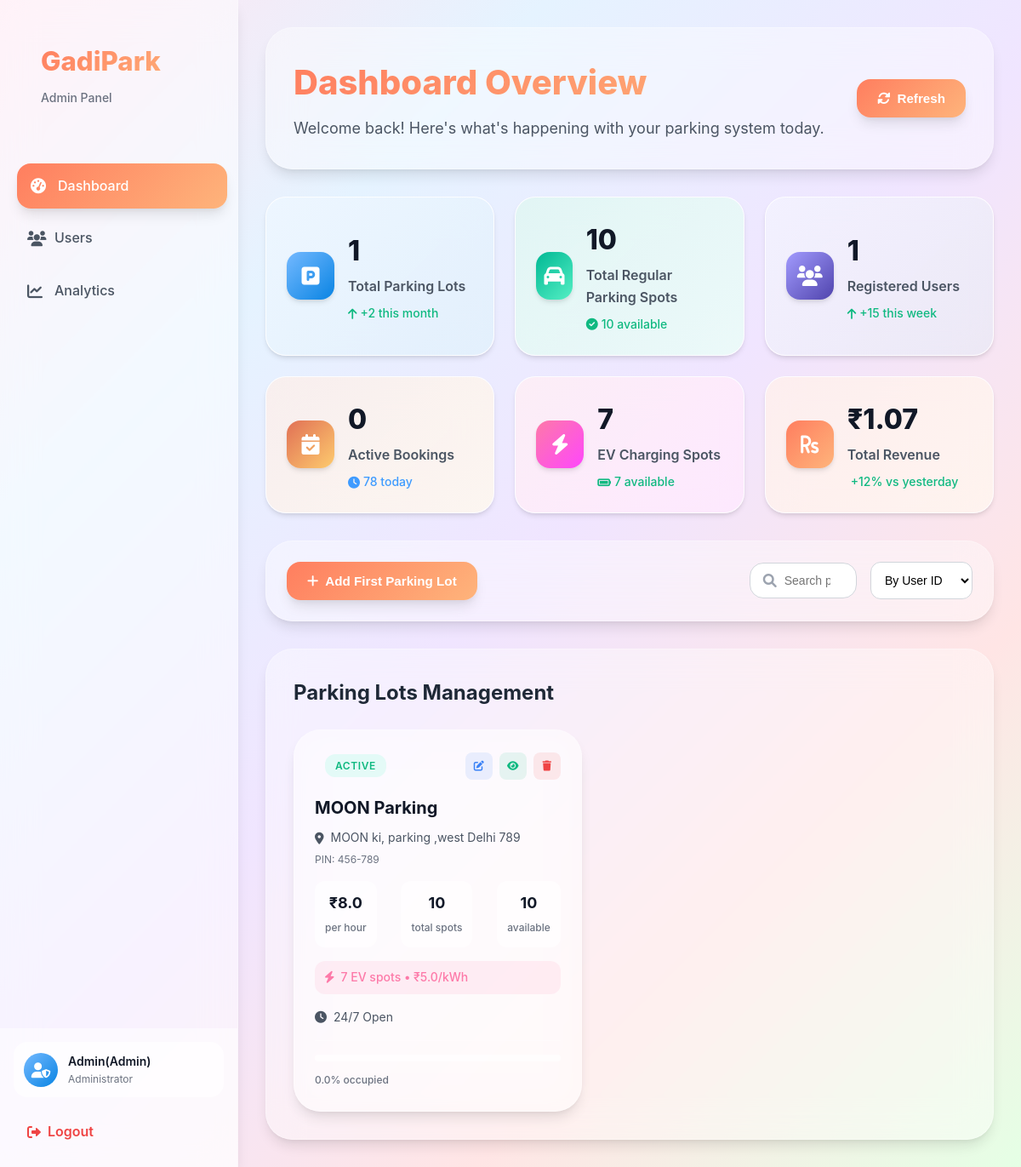
The app's page /admin_dashboard (signed in), older data.
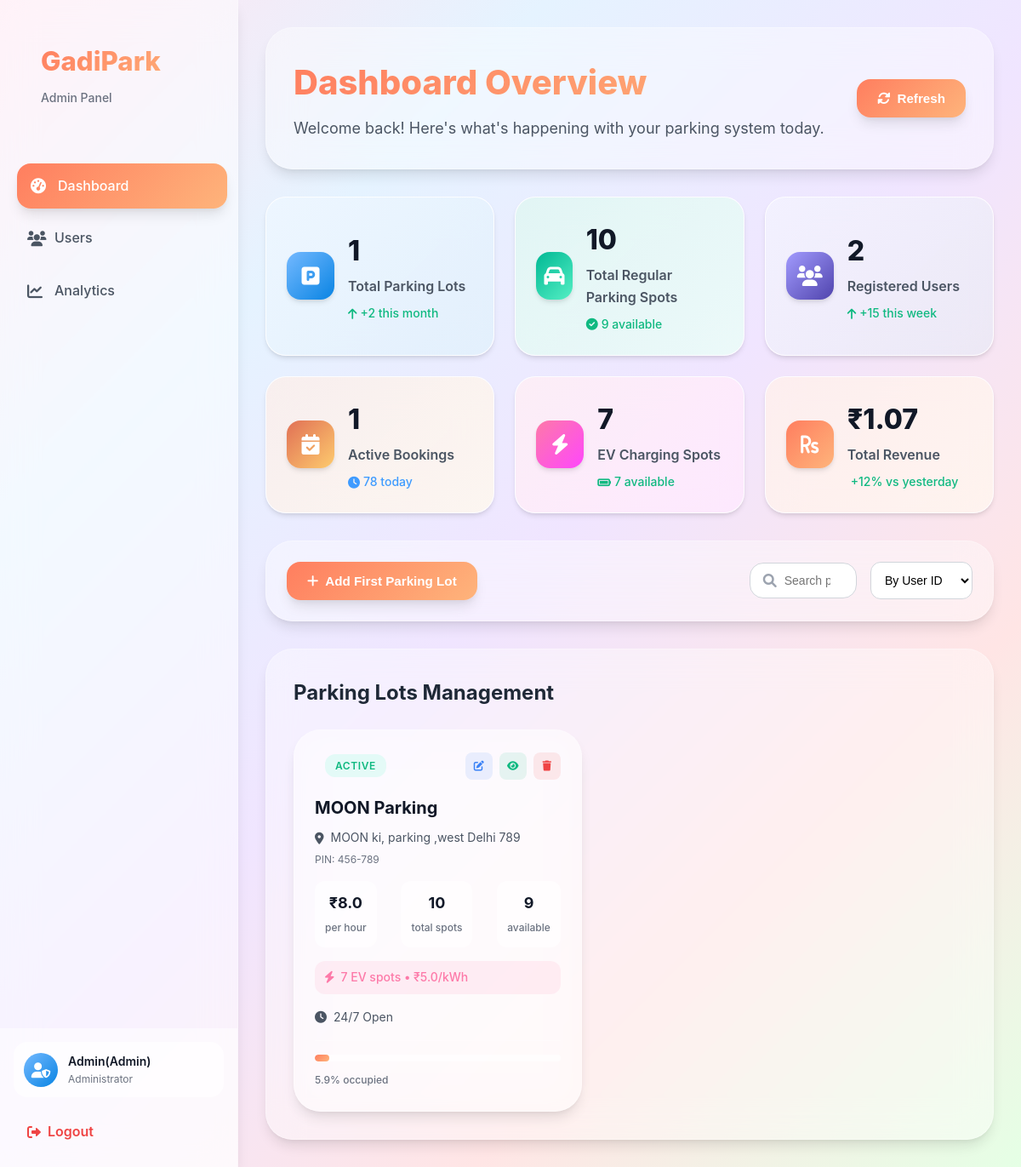
The same page, newer data.
### models/user.py (models this page shows, shortened)
class User(db.Model):
    __tablename__ = 'users'
    id=db.Column(db.Integer,primary_key=True)
    username=db.Column(db.String(80),unique=True,nullable=False)
    password_hash=db.Column(db.String(128),nullable=False)
    full_name=db.Column(db.String(80),nullable=True)
    is_admin=db.Column(db.Boolean,default=False)
    wallet_balance=db.Column(db.Float,default=0.00)
    total_parkings=db.Column(db.Integer,default=0)
    registration_date=db.Column(db.DateTime,default=db.func.current_timestamp())

### models/parking_lot.py (models this page shows, shortened)
class ParkingLot(db.Model):
    __tablename__ = 'parking_lots'
    id = db.Column(db.Integer, primary_key=True)
    name= db.Column(db.String(80), unique=True, nullable=False)
    address = db.Column(db.String(200), nullable=False)
    pincode = db.Column(db.String(10), nullable=False)
    hourly_rate = db.Column(db.Float, nullable=False)
    total_spots = db.Column(db.Integer, nullable=False)
    occupied_regular_spots = db.Column(db.Integer, default=0)
    occupied_ev_spots = db.Column(db.Integer, default=0)
    ev_spots = db.Column(db.Integer, default=0)
    ev_charging_rate = db.Column(db.Float, nullable=True)
    opening_time = db.Column(db.String(10), nullable=True)
    closing_time = db.Column(db.String(10), nullable=True)
    is_24_hours = db.Column(db.Boolean, default=False)
    description = db.Column(db.String(200), nullable=True)

### routes/admin.py (the view)
@admin_bp.route('/admin_dashboard')
@login_required
@admin_required
def admin_dashboard():
    lots=ParkingLot.query.all()
    lot_id=request.args.get('lot_id')
    user = User.query.get(session.get('user_id'))
    spots=ParkingSpot.query.all()
    def spots_count(is_ev):
        return ParkingSpot.query.filter_by(is_ev_spot=is_ev).count()
    total_regular_available_spots=ParkingSpot.query.filter_by(status='available',is_ev_spot=0).count()
    total_ev_available_spots=ParkingSpot.query.filter_by(status='available',is_ev_spot=1).count()
    total_regular_spots=spots_count(0)
    total_ev_spots=spots_count(1)
    active_bookings=Booking.query.count()
    total_users=User.query.count() - 1
    lot = None
    if lot_id:
        lot=ParkingLot.query.filter_by(id=lot_id).first()
    history=History.query.all()
    total_revenue=0
    for h in history:
        total_revenue+=h.total_amount_paid
    return render_template('admin_dashboard.html',lots=lots,lot=lot,user=user,spots=spots,total_regular_available_spots=total_regular_available_spots,total_users=total_users,total_ev_available_spots=total_ev_available_spots,total_regular_spots=total_regular_spots,total_ev_spots=total_ev_spots,active_bookings=active_bookings,total_revenue=total_revenue)

### Templates/admin_dashboard.html (shortened to what this page needs)
{%extends "base.html" %}
{%block style%}
<link rel="stylesheet" href="{{url_for('static',filename='css/admin_dashboard.css')}}">
<link rel="stylesheet" href="{{url_for('static',filename='css/modal.css')}}">
{%endblock%}
{%block content %}
    <div class="dashboard-container">
        {% include 'admin_sidebar.html' %}
        <div class="main-content">
            <div class="content-header bg">
                <div class="header-left">
                    <h1>Dashboard Overview</h1>
                    <p>Welcome back! Here's what's happening with your parking system today.</p>
                </div>
                <div class="header-right">
                        <button class="btn-style" onclick="location.reload()">
                            <i class="fas fa-sync-alt"></i>
                            Refresh
                        </button>
                </div>
            </div>
            <div class="grid-section">
                <div class="grid-card primary">
                    <div class="grid-icon">
                        <i class="fa-solid fa-square-parking"></i>
                    </div>
                    <div class="grid-content">
                        <h3>{{lots|length}}</h3>
                        <p>Total Parking Lots</p>
                        <span class="grid-change positive">
                            <i class="fas fa-arrow-up"></i>
                            +2 this month
                        </span>
                    </div>
                </div>
                <div class="grid-card success">
                    <div class="grid-icon">
                        <i class="fas fa-car"></i>
                    </div>
                    <div class="grid-content">
                        <h3>{{total_regular_spots}}</h3>
                        <p>Total Regular Parking Spots</p>
                        <span class="grid-change positive">
                            <i class="fas fa-check-circle"></i>
                            {{total_regular_available_spots}} available
                        </span>
                    </div>
                </div>
                <div class="grid-card info">
                    <div class="grid-icon">
                        <i class="fas fa-users"></i>
                    </div>
                    <div class="grid-content">
                        <h3>{{total_users}}</h3>
                        <p>Registered Users</p>
                        <span class="grid-change positive">
                            <i class="fas fa-arrow-up"></i>
                            +15 this week
                        </span>
                    </div>
                </div>
                <div class="grid-card warning">
                    <div class="grid-icon">
                        <i class="fas fa-calendar-check"></i>
                    </div>
                    <div class="grid-content">
                        <h3>{{active_bookings}}</h3>
                        <p>Active Bookings</p>
                        <span class="grid-change neutral">
                            <i class="fas fa-clock"></i>
                            78 today
                        </span>
                    </div>
                </div>
                <div class="grid-card electric">
                    <div class="grid-icon">
                        <i class="fas fa-bolt"></i>
                    </div>
                    <div class="grid-content">
                        <h3>{{total_ev_spots}}</h3>
                        <p>EV Charging Spots</p>
                        <span class="grid-change positive">
                            <i class="fas fa-battery-full"></i>
                            {{total_ev_available_spots }} available
                        </span>
                    </div>
                </div>
                <div class="grid-card revenue">
                    <div class="grid-icon">
                        <i class="fas fa-rupee-sign"></i>
                    </div>
                    <div class="grid-content">
                        <h3>₹{{total_revenue}}</h3>
                        <p>Total Revenue</p>
                        <span class="grid-change positive">
                            +12% vs yesterday
                        </span>
                    </div>
                </div>
            </div>
            <div class="search-section bg">
                <button class="add-lot-btn btn-style" id="add_parking_lot">
                    <i class="fas fa-plus"></i>
                        Add First Parking Lot
                </button>
                <div class="search-container">
                    <div class="search-box">
                        <i class="fas fa-search"></i>
                        <input type="search" placeholder="Search parking lots, users, bookings...">
                    </div>
                    <div class="filter-controls">
                        <select >
                            <option>By User ID</option>
                        </select>
                    </div>
                </div>
            </div>
            <div class="parking-lots-section bg">
                <div class="section-header">
                    <h2>Parking Lots Management</h2>
                </div>
                <div class="parking-lots-card-container">
                    {% for lot in lots %}
                    <div class="parking-lot-card bg">
                        <div class="card-header">
                            <div class="lot-status">
                                {% if lot.total_spots + lot.ev_spots == lot.occupied_regular_spots + lot.occupied_ev_spots %}
                                    <div class="full lot-status">
                                        Full
                                    </div>
                                {% else %}
                                    <div class="active lot-status">
                                        Active
                                    </div>
                                {% endif %}
                            </div>
                            <div class="card-actions">
                                <a href="{{ url_for('admin.admin_dashboard', lot_id=lot.id) }}"
                                   class="action-btn edit-lot ">
                                    <i class="fas fa-edit edit-lot"></i>
                                </a>
                                <form action="{{url_for('parking.view_details')}}" method="post">
                                    <button class="action-btn view"><i class="fas fa-eye"></i></button>
                                </form>
                                <a href="{{ url_for('parking.delete_lot', lot_id=lot.id) }}"
                                   class="action-btn delete"
                                   onclick="return confirm('Are you sure you want to delete this parking lot?')">
                                    <i class="fas fa-trash"></i>
                                </a>
                            </div>
                        </div>
                        <div class="card-content">
                            <h3>{{ lot.name }}</h3>
                            <p class="lot-address">
                                <i class="fas fa-map-marker-alt"></i>
                                {{ lot.address }}
                            </p>
                            <p class="lot-pincode">PIN: {{ lot.pincode }}</p>
                            <div class="lot-stats">
                                <div class="stat">
                                    <span class="stat-value">₹{{ lot.hourly_rate }}</span>
                                    <span class="stat-label">per hour</span>
                                </div>
                                <div class="stat">
                                    <span class="stat-value">{{ lot.total_spots }}</span>
                                    <span class="stat-label">total spots</span>
                                </div>
                                <div class="stat">
                                    <span class="stat-value">{{ lot.total_spots-lot.occupied_regular_spots}}</span>
                                    <span class="stat-label">available</span>
                                </div>
                            </div>
                            {% if lot.ev_spots > 0 %}
                            <div class="ev-info">
                                <i class="fas fa-bolt"></i>
                                <span>{{ lot.ev_spots }} EV spots • ₹{{ lot.ev_charging_rate }}/kWh</span>
                            </div>
                            {% endif %}
                            <div class="lot-hours">
                                {% if lot.is_24_hours %}
                                    <i class="fas fa-clock"></i>
                                    <span>24/7 Open</span>
                                {% else %}
                                    <i class="fas fa-clock"></i>
                                    <span>{{ lot.opening_time }} - {{ lot.closing_time }}</span>
                                {% endif %}
                            </div>
                        </div>
                        <div class="card-footer">
                            <div class="occupancy-bar">
                                <div class="occupancy-fill" style="width: {{ ((lot.occupied_regular_spots + lot.occupied_ev_spots) / (lot.total_spots + lot.ev_spots) * 100) if (lot.total_spots + lot.ev_spots) > 0 else 0 }}%">
                                </div>
                            </div>
                            <span class="occupancy-text">
                                {{ (((lot.occupied_regular_spots + lot.occupied_ev_spots) /(lot.total_spots + lot.ev_spots) * 100) | round(1)) if (lot.total_spots + lot.ev_spots) > 0 else 0 }}% occupied
                            </span>
                        </div>
                    </div>
                    {% endfor %}
                </div>
            </div>
        </div>
    </div>
{%endblock%}

### Templates/base.html (shortened to what this page needs)
<!DOCTYPE html>
<html lang="en">
<head>
    <link rel="stylesheet" href="https://cdnjs.cloudflare.com/ajax/libs/font-awesome/6.0.0/css/all.min.css">
    <link rel="stylesheet" href="{{url_for('static',filename='css/base.css')}}">
    {%block style %}{%endblock%}
</head>
<body>
    {% block content %}
    {% endblock %}
</body>
</html>

### Templates/admin_sidebar.html
{%extends "base.html" %}
{%block style%}
<link rel="stylesheet" href="{{url_for('static',filename='css/admin_sidebar.css')}}">
{%endblock%}
{%block content %}
{% set current_path = request.path %}
<div class="sidebar">
    <div class="sidebar-header">
        <div class="logo">
            <h2>GadiPark</h2>
            <span>Admin Panel</span>
        </div>
    </div>
    <nav class="sidebar-nav">
        <a href="{{url_for('admin.admin_dashboard')}}" class="nav-item {% if current_path == url_for('admin.admin_dashboard') %}active{% endif %}">
            <i class="fas fa-tachometer-alt"></i>
            <span>Dashboard</span>
        </a>
        <a href="{{url_for('admin.users_summery')}}" class="nav-item {%if current_path == url_for('admin.users_summery') %}active{% endif %}">
            <i class="fas fa-users"></i>
            <span>Users</span>
        </a>
        <a href="#" class="nav-item ">
            <i class="fas fa-chart-line"></i>
            <span>Analytics</span>
        </a>
    </nav>
    <div class="sidebar-footer">
        <a href="{{url_for('profile.profile')}}">
            <div class="admin-profile">
                <div class="profile-pic">
                <i class="fas fa-user-shield"></i>
                </div>
                <div class="profile-info">
                    <span class="profile-name">{{user.full_name}}(Admin)</span>
                    <span class="profile-role">Administrator</span>
                </div>
            </div>
        </a>
        <a href="{{url_for('auth.logout')}}" class="logout-btn">
            <i class="fas fa-sign-out-alt"></i>
            <span>Logout</span>
        </a>
    </div>
</div>
{%endblock%}

Row changes from the older to the newer data that the page shows:
changed ParkingLot "MOON Parking": lot.total_spots-lot.occupied_regular_spots "10" → "9"; occupied_regular_spots 0 → 1 (drawn); total_spots+ev_spots+occupied_regular_spots "0.0" → "5.9"
Text that changed along with them:
{{ total_regular_available_spots }}: "10" → "9"
{{ total_users }}: "1" → "2"
{{ active_bookings }}: "0" → "1"
